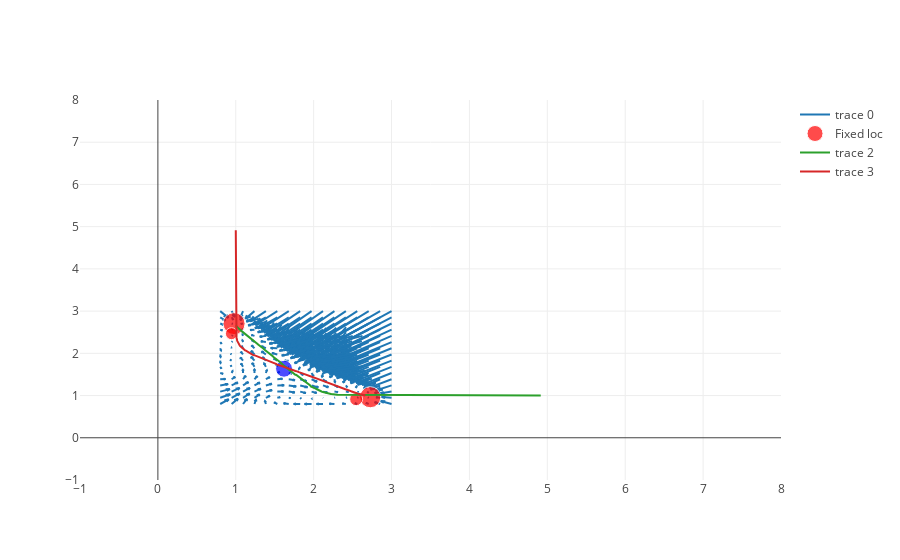

Notebook code for this chart:
### Code cell
# Decision making fit
i = 0
[a, cur_eigs] = plotSingle(GP_fit_saves[i], data_decision)

# Line1 - Quiver plot (simply coordinates, do styling in latex)
save_csv(("figure_4_5_gpfit_line1_ind%0.2d" % (i)) + ".csv", np.concatenate([a[0], a[1]],axis=1))

# Line2 - Nullcline1
save_csv(("figure_4_5_gpfit_line2_ind%0.2d" % (i)) + ".csv", a[2])

# Line3 - Nullcline2
save_csv(("figure_4_5_gpfit_line3_ind%0.2d" % (i)) + ".csv", a[3])

# Line4 - Fixed point coordinates, sizes as 3rd column and (color as 4th column) # Python plot marker size: a[-2].marker.size[:,None]
save_csv(("figure_4_5_gpfit_line4_ind%0.2d" % (i)) + ".csv", np.concatenate([a[4], a[5], cur_eigs],axis=1))

### Figure 1 — Plotly figure (JSON) as saved in the notebook; plotly's stock layout.template omitted (floating-point values rounded to 4 significant figures; data arrays with more than 128 entries replaced by an {"elided": "..."} marker saying what was removed)
{"data": [{"mode": "lines", "type": "scatter", "x": {"elided": "1792 float values"}, "y": {"elided": "1792 float values"}}, {"marker": {"color": ["red", "red", "blue", "red", "red"], "size": [22, 21.13, 16.95, 12, 13.0]}, "mode": "markers", "name": "Fixed loc", "type": "scatter", "x": [0.9781, 2.727, 1.62, 0.944, 2.545], "y": [2.703, 0.9609, 1.635, 2.466, 0.9142]}, {"type": "scatter", "x": {"elided": "1234 float values"}, "y": {"elided": "1234 float values"}}, {"type": "scatter", "x": {"elided": "1234 float values"}, "y": {"elided": "1234 float values"}}], "layout": {"xaxis": {"range": [-1, 8]}, "yaxis": {"range": [-1, 8]}}}
